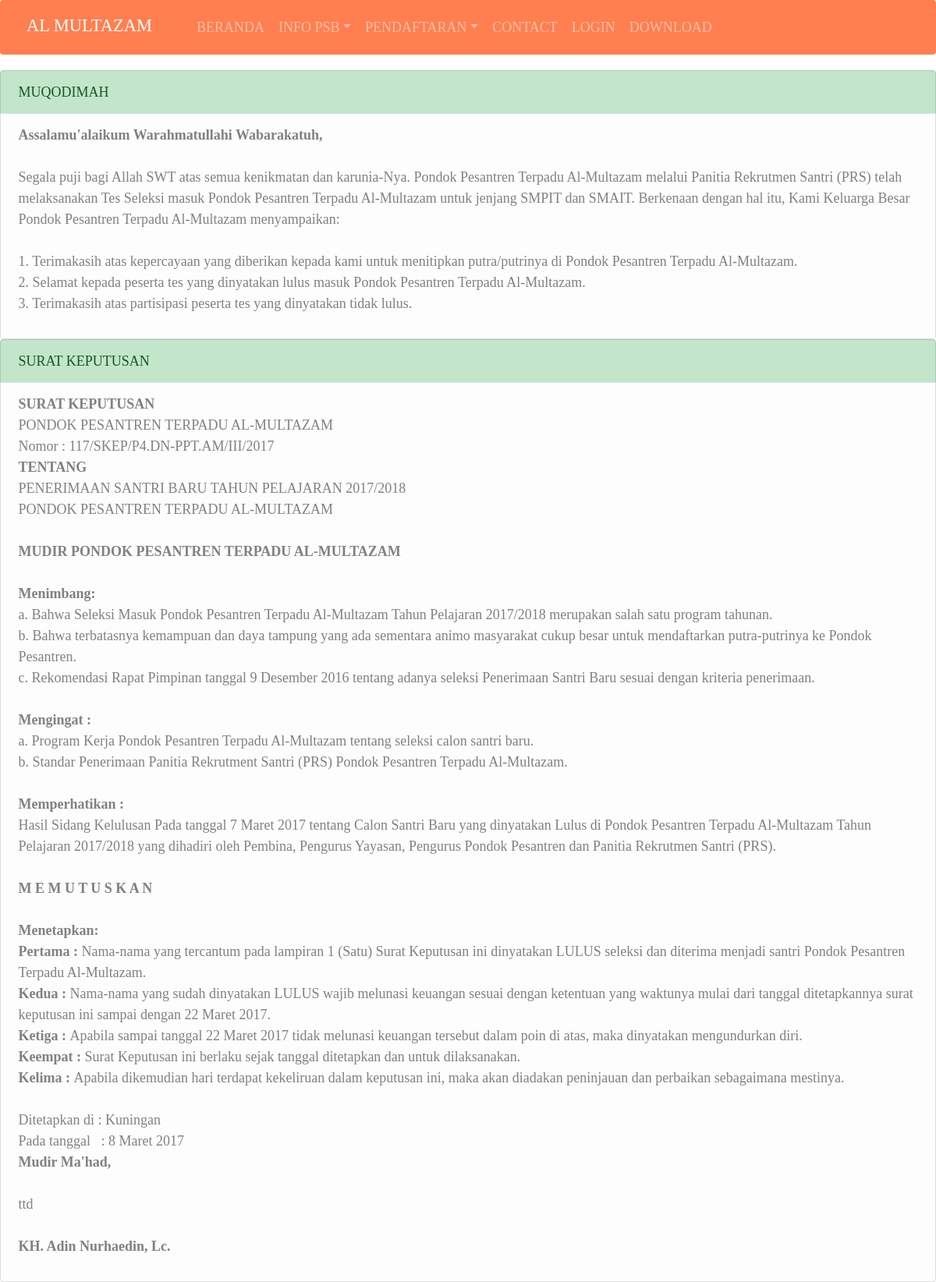
The page /index.php/psb_daftar/beranda on the database its author committed.
### tables this page shows
CREATE TABLE IF NOT EXISTS `prs_info` (
`id_info_prs` bigint(20) NOT NULL,
  `tanggal` date NOT NULL,
  `judul_info` varchar(100) NOT NULL,
  `isi_info` text NOT NULL,
  `menu_info` varchar(20) NOT NULL,
  `no_urut` varchar(5) NOT NULL,
  `status` enum('on','off') NOT NULL
);

### application/controllers/Psb_daftar.php (called while the page is built, shortened)
<?php
class Psb_daftar extends CI_Controller {
	function __construct() {
		$this->load->helper('url');
        $this->load->library('pagination');
		$this->load->model('m_models');
		$this->load->library('email');
	}
	public function beranda(){
		$this->load->view('psb_daftar/psb_daftar');
		$this->load->view('themes/header');
		$data['prs_info'] = $this->m_models->getwhere("*", "prs_info", "menu_info", "beranda", "no_urut", "asc");
		$this->load->view('psb_daftar/beranda', $data);
		$this->load->view('themes/footloader');
	}
}
?>

### index.php (called while the page is built, shortened)
<?php
require_once BASEPATH.'core/CodeIgniter.php';

### application/models/M_models.php (called while the page is built, shortened)
<?php
class m_models extends CI_Model {
	function getwhere($select, $tabel, $fieldwhere, $idwhere, $fieldorder, $jenis_orderby) {
        $this->db->select($select);
        $this->db->from($tabel);
        $this->db->where($fieldwhere, $idwhere);
    	$this->db->order_by($fieldorder, $jenis_orderby);
        $query = $this->db->get();
		return $query->result();
    }
}
?>

### application/views/psb_daftar/beranda.php (the view)
<?php
foreach ($prs_info as $pi) {
	echo "<ul class='list-group'>
	  	<li class='list-group-item list-group-item-success'>".strtoupper($pi->judul_info)."</li>
		<li class='list-group-item list-group-item-light'>$pi->isi_info</li>
	</ul>";
}
?>

### application/views/psb_daftar/psb_daftar.php (shortened to what this page needs)
<nav class="navbar navbar-expand-sm navbar-dark" style="background: coral;">
	<a class="navbar-brand" href="<?php echo base_url(); ?>">AL MULTAZAM</a>
	<div class="collapse navbar-collapse" id="nav-content">
		<ul class="navbar-nav">
			<li class="nav-item">
				<a class="nav-link" href="<?php echo base_URL()?>psb_daftar/beranda">BERANDA</a>
			</li>
			<li class="nav-item dropdown">
				<a class="nav-link dropdown-toggle" data-toggle="dropdown" id="Preview" href="#" role="button">INFO PSB</a>
			</li>
			<li class="nav-item dropdown">
				<a class="nav-link dropdown-toggle" data-toggle="dropdown" id="Preview" href="#" role="button">PENDAFTARAN</a>
			</li>
			<li class="nav-item">
				<a class="nav-link" href="<?php echo base_URL()?>psb_daftar/contact_person">CONTACT</a>
			</li>
			<li class="nav-item">
				<a class="nav-link" href="<?php echo base_URL()?>psb_daftar/login_calon_psb">LOGIN</a>
			</li>
			<li class="nav-item">
				<a class="nav-link" href="<?php echo base_URL()?>psb_daftar/">DOWNLOAD</a>
			</li>
		</ul>
	</div>
</nav>

### application/views/themes/header.php (shortened to what this page needs)
<!DOCTYPE html>
<html lang="en">
  <head>
    <link rel="stylesheet" href="https://maxcdn.bootstrapcdn.com/bootstrap/3.3.7/css/bootstrap.min.css">
    <link href="<?php echo base_url("assets/css/bootstrap.min.css");?>" rel="stylesheet">
    <link href="<?php echo base_url("assets/css/blog.css");?>" rel="stylesheet">
  </head>
  <body>

### application/views/themes/footloader.php (shortened to what this page needs)
  </body>
</html>

### assets/css/blog.css (style rules this page uses)
@media (min-width: 48em) { html { font-size: 18px; } }
body { font-family: Georgia, "Times New Roman", Times, serif; color: #555; }
.nav-link { position: relative; padding: 1rem; font-weight: 500; color: #cdddeb; }

### rows shown on the page
prs_info: judul_info "MUQODIMAH", isi_info "Assalamu'alaikum Warahmatullahi Wabarakatuh, Segala puji bagi Allah SWT atas semua kenikmatan dan karunia-Nya. Pondok Pesantren Terpadu Al-Multazam melalui Panitia Rekrutmen Santri (PRS) telah melaksanakan Tes Seleksi masuk Pondok Pesantren Terpadu Al-Multazam untuk jenjang SMPIT dan SMAIT. Berkenaan dengan hal itu, Kami Keluarga Besar Pondok Pesantren Terpadu Al-Multazam menyampaikan: 1. Terimakasih atas kepercayaan yang diberikan kepada kami untuk menitipkan putra/putrinya di Pondok Pesantren Terpadu Al-Multazam. 2. Selamat kepada peserta tes yang dinyatakan lulus masuk Pondok Pesantren Terpadu Al-Multazam. 3. Terimakasih atas partisipasi peserta tes yang dinyatakan tidak lulus."
prs_info: judul_info "SURAT KEPUTUSAN", isi_info "SURAT KEPUTUSAN PONDOK PESANTREN TERPADU AL-MULTAZAM Nomor : 117/SKEP/P4.DN-PPT.AM/III/2017 TENTANG PENERIMAAN SANTRI BARU TAHUN PELAJARAN 2017/2018 PONDOK PESANTREN TERPADU AL-MULTAZAM MUDIR PONDOK PESANTREN TERPADU AL-MULTAZAM Menimbang: a. Bahwa Seleksi Masuk Pondok Pesantren Terpadu Al-Multazam Tahun Pelajaran 2017/2018 merupakan salah satu program tahunan. b. Bahwa terbatasnya kemampuan dan daya tampung yang ada sementara animo masyarakat cukup besar untuk mendaftarkan putra-putrinya ke Pondok Pesantren. c. Rekomendasi Rapat Pimpinan tanggal 9 Desember 2016 tentang adanya seleksi Penerimaan Santri Baru sesuai dengan kriteria penerimaan. Mengingat : a. Program Kerja Pondok Pesantren…"
